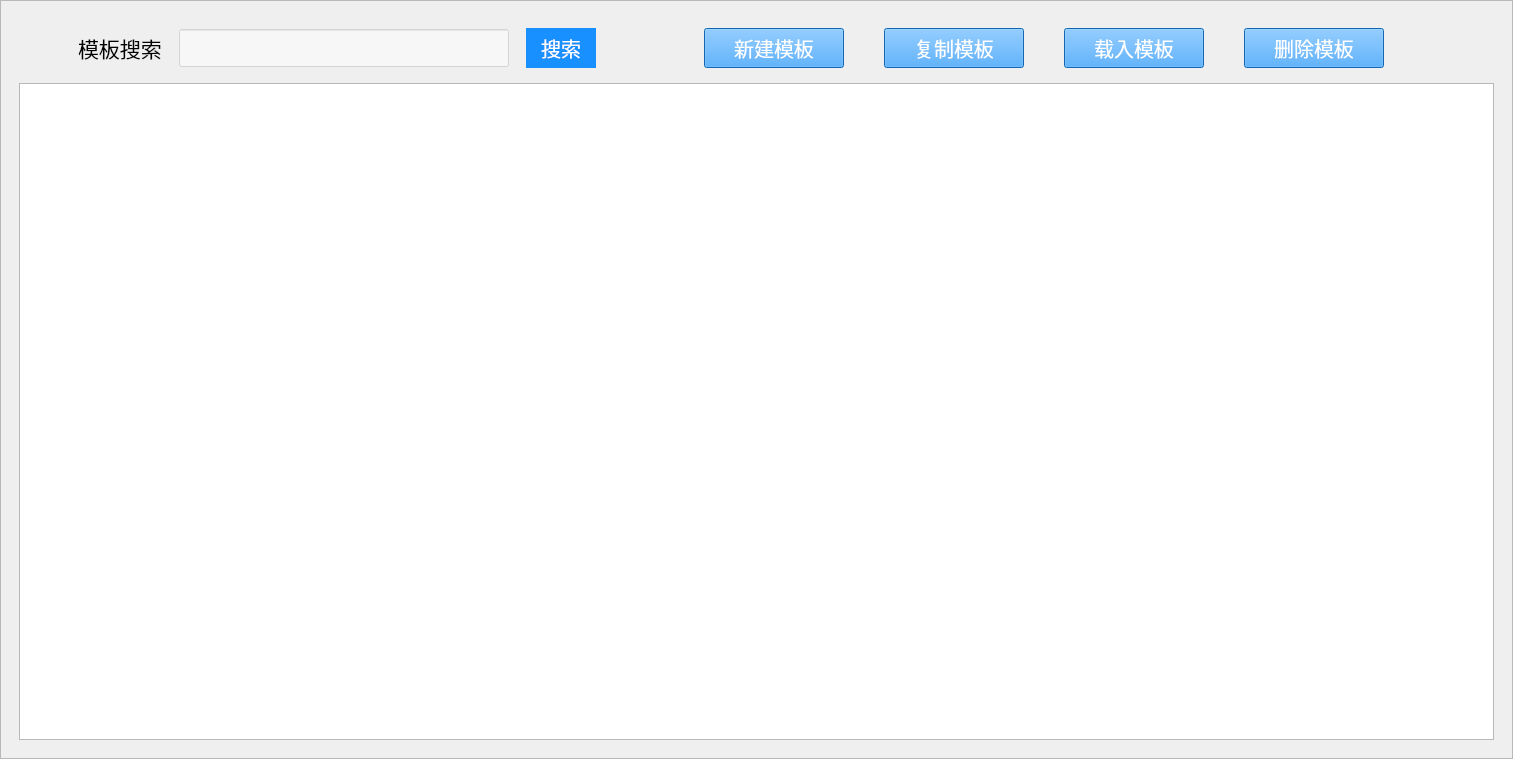
<?xml version="1.0" encoding="UTF-8"?>
<ui version="4.0">
 <class>ParamSetGraphic_lunzhuan</class>
 <widget class="QWidget" name="ParamSetGraphic_lunzhuan">
  <property name="geometry">
   <rect>
    <x>0</x>
    <y>0</y>
    <width>1513</width>
    <height>759</height>
   </rect>
  </property>
  <property name="windowTitle">
   <string>Form</string>
  </property>
  <property name="styleSheet">
   <string notr="true"/>
  </property>
  <layout class="QHBoxLayout" name="horizontalLayout_5">
   <property name="spacing">
    <number>0</number>
   </property>
   <property name="margin">
    <number>0</number>
   </property>
   <item>
    <widget class="QFrame" name="frame">
     <property name="styleSheet">
      <string notr="true"/>
     </property>
     <property name="frameShape">
      <enum>QFrame::StyledPanel</enum>
     </property>
     <property name="frameShadow">
      <enum>QFrame::Raised</enum>
     </property>
     <layout class="QHBoxLayout" name="horizontalLayout_3">
      <item>
       <widget class="QWidget" name="widget_2" native="true">
        <layout class="QVBoxLayout" name="verticalLayout">
         <item>
          <widget class="QWidget" name="widget" native="true">
           <property name="styleSheet">
            <string notr="true"/>
           </property>
           <layout class="QHBoxLayout" name="horizontalLayout_4" stretch="0,0,0,0,0">
            <item>
             <spacer name="horizontalSpacer_3">
              <property name="orientation">
               <enum>Qt::Horizontal</enum>
              </property>
              <property name="sizeType">
               <enum>QSizePolicy::Preferred</enum>
              </property>
              <property name="sizeHint" stdset="0">
               <size>
                <width>50</width>
                <height>20</height>
               </size>
              </property>
             </spacer>
            </item>
            <item>
             <widget class="QWidget" name="widget_4" native="true">
              <layout class="QHBoxLayout" name="horizontalLayout_2">
               <property name="spacing">
                <number>17</number>
               </property>
               <property name="margin">
                <number>0</number>
               </property>
               <item>
                <widget class="QLabel" name="label">
                 <property name="minimumSize">
                  <size>
                   <width>0</width>
                   <height>40</height>
                  </size>
                 </property>
                 <property name="maximumSize">
                  <size>
                   <width>16777215</width>
                   <height>40</height>
                  </size>
                 </property>
                 <property name="font">
                  <font>
                   <family>华文仿宋</family>
                   <pointsize>16</pointsize>
                  </font>
                 </property>
                 <property name="styleSheet">
                  <string notr="true"/>
                 </property>
                 <property name="text">
                  <string>模板搜索</string>
                 </property>
                </widget>
               </item>
               <item>
                <widget class="QLineEdit" name="h_searchedit">
                 <property name="minimumSize">
                  <size>
                   <width>330</width>
                   <height>38</height>
                  </size>
                 </property>
                 <property name="maximumSize">
                  <size>
                   <width>330</width>
                   <height>16777215</height>
                  </size>
                 </property>
                 <property name="styleSheet">
                  <string notr="true">background-color: rgba(255, 255, 255, 50%);</string>
                 </property>
                </widget>
               </item>
               <item>
                <widget class="QLabel" name="h_label">
                 <property name="minimumSize">
                  <size>
                   <width>70</width>
                   <height>40</height>
                  </size>
                 </property>
                 <property name="maximumSize">
                  <size>
                   <width>70</width>
                   <height>40</height>
                  </size>
                 </property>
                 <property name="font">
                  <font>
                   <family>华文中宋</family>
                   <pointsize>15</pointsize>
                  </font>
                 </property>
                 <property name="styleSheet">
                  <string notr="true">background-color: rgb(24, 144, 255);
color: rgb(255, 255, 255);</string>
                 </property>
                 <property name="text">
                  <string>搜索</string>
                 </property>
                 <property name="alignment">
                  <set>Qt::AlignCenter</set>
                 </property>
                </widget>
               </item>
              </layout>
             </widget>
            </item>
            <item>
             <spacer name="horizontalSpacer_2">
              <property name="orientation">
               <enum>Qt::Horizontal</enum>
              </property>
              <property name="sizeHint" stdset="0">
               <size>
                <width>40</width>
                <height>20</height>
               </size>
              </property>
             </spacer>
            </item>
            <item>
             <widget class="QWidget" name="widget_3" native="true">
              <layout class="QHBoxLayout" name="horizontalLayout">
               <property name="spacing">
                <number>40</number>
               </property>
               <property name="margin">
                <number>0</number>
               </property>
               <item>
                <widget class="QPushButton" name="h_addnewbtn">
                 <property name="minimumSize">
                  <size>
                   <width>140</width>
                   <height>40</height>
                  </size>
                 </property>
                 <property name="maximumSize">
                  <size>
                   <width>140</width>
                   <height>40</height>
                  </size>
                 </property>
                 <property name="font">
                  <font>
                   <family>华文中宋</family>
                   <pointsize>15</pointsize>
                   <kerning>true</kerning>
                  </font>
                 </property>
                 <property name="styleSheet">
                  <string notr="true">background-color: rgb(24, 144, 255);
color: rgb(255, 255, 255);</string>
                 </property>
                 <property name="text">
                  <string>新建模板</string>
                 </property>
                </widget>
               </item>
               <item>
                <widget class="QPushButton" name="h_clonebtn">
                 <property name="minimumSize">
                  <size>
                   <width>140</width>
                   <height>40</height>
                  </size>
                 </property>
                 <property name="maximumSize">
                  <size>
                   <width>140</width>
                   <height>40</height>
                  </size>
                 </property>
                 <property name="font">
                  <font>
                   <family>华文中宋</family>
                   <pointsize>15</pointsize>
                   <kerning>true</kerning>
                  </font>
                 </property>
                 <property name="styleSheet">
                  <string notr="true">background-color: rgb(24, 144, 255);
color: rgb(255, 255, 255);</string>
                 </property>
                 <property name="text">
                  <string>复制模板</string>
                 </property>
                </widget>
               </item>
               <item>
                <widget class="QPushButton" name="h_loadbtn">
                 <property name="minimumSize">
                  <size>
                   <width>140</width>
                   <height>40</height>
                  </size>
                 </property>
                 <property name="maximumSize">
                  <size>
                   <width>140</width>
                   <height>40</height>
                  </size>
                 </property>
                 <property name="font">
                  <font>
                   <family>华文中宋</family>
                   <pointsize>15</pointsize>
                   <kerning>true</kerning>
                  </font>
                 </property>
                 <property name="styleSheet">
                  <string notr="true">background-color: rgb(24, 144, 255);
color: rgb(255, 255, 255);</string>
                 </property>
                 <property name="text">
                  <string>载入模板</string>
                 </property>
                </widget>
               </item>
               <item>
                <widget class="QPushButton" name="h_delbtn">
                 <property name="minimumSize">
                  <size>
                   <width>140</width>
                   <height>40</height>
                  </size>
                 </property>
                 <property name="maximumSize">
                  <size>
                   <width>140</width>
                   <height>40</height>
                  </size>
                 </property>
                 <property name="font">
                  <font>
                   <family>华文中宋</family>
                   <pointsize>15</pointsize>
                   <kerning>true</kerning>
                  </font>
                 </property>
                 <property name="styleSheet">
                  <string notr="true">background-color: rgb(24, 144, 255);
color: rgb(255, 255, 255);</string>
                 </property>
                 <property name="text">
                  <string>删除模板</string>
                 </property>
                </widget>
               </item>
              </layout>
             </widget>
            </item>
            <item>
             <spacer name="horizontalSpacer">
              <property name="orientation">
               <enum>Qt::Horizontal</enum>
              </property>
              <property name="sizeHint" stdset="0">
               <size>
                <width>40</width>
                <height>20</height>
               </size>
              </property>
             </spacer>
            </item>
           </layout>
          </widget>
         </item>
         <item>
          <widget class="QTableView" name="h_modeltableview">
           <property name="styleSheet">
            <string notr="true"/>
           </property>
          </widget>
         </item>
        </layout>
       </widget>
      </item>
     </layout>
     <zorder>widget_2</zorder>
     <zorder>widget_4</zorder>
    </widget>
   </item>
  </layout>
 </widget>
 <resources/>
 <connections/>
</ui>
